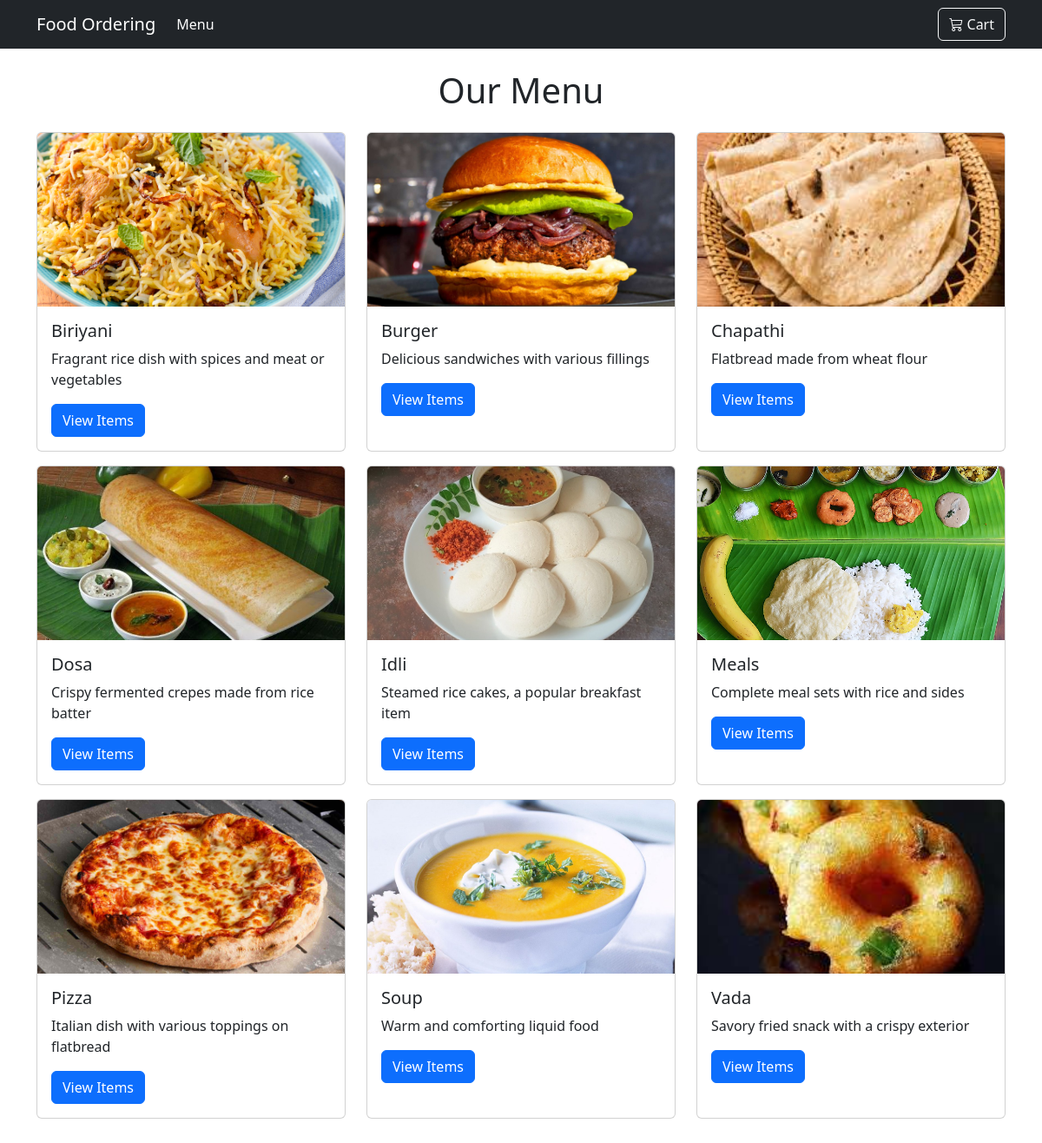
The page / on the database its author committed.
### tables this page shows
CREATE TABLE `categories` (
  `id` int(11) NOT NULL,
  `name` varchar(100) NOT NULL,
  `description` text DEFAULT NULL,
  `image` varchar(255) DEFAULT 'default-category.jpg',
  `status` enum('active','inactive') DEFAULT 'active',
  `created_at` timestamp NOT NULL DEFAULT current_timestamp()
);

### includes/functions.php (called while the page is built, shortened)
<?php
function getAllActiveCategories($conn) {
    $stmt = $conn->prepare("SELECT * FROM categories WHERE status = 'active' ORDER BY name");
    $stmt->execute();
    return $stmt->fetchAll(PDO::FETCH_ASSOC);
}

### index.php (the view, shortened to what this page needs)
<?php
require_once 'config/database.php';
require_once 'includes/functions.php';
$categories = getAllActiveCategories($conn);
?>
<!DOCTYPE html>
<html lang="en">
<head>
    <link href="https://cdn.jsdelivr.net/npm/bootstrap@5.3.0/dist/css/bootstrap.min.css" rel="stylesheet">
    <link rel="stylesheet" href="https://cdn.jsdelivr.net/npm/bootstrap-icons@1.10.0/font/bootstrap-icons.css">
    <link rel="stylesheet" href="assets/css/style.css">
</head>
<body>
    <nav class="navbar navbar-expand-lg navbar-dark bg-dark">
        <div class="container">
            <a class="navbar-brand" href="index.php">Food Ordering</a>
            <div class="collapse navbar-collapse" id="navbarNav">
                <ul class="navbar-nav me-auto">
                    <li class="nav-item">
                        <a class="nav-link active" href="index.php">Menu</a>
                    </li>
                </ul>
                <div class="d-flex">
                    <a href="cart.php" class="btn btn-outline-light">
                        <i class="bi bi-cart3"></i> Cart
                    </a>
                </div>
            </div>
        </div>
    </nav>
    <div class="container my-4">
        <h1 class="text-center mb-4">Our Menu</h1>
        <div class="row mb-4">
            <?php foreach($categories as $category): ?>
            <div class="col-md-4 mb-3">
                <div class="card h-100">
                    <img src="images/<?= htmlspecialchars($category['image']) ?>" class="card-img-top" alt="<?= htmlspecialchars($category['name']) ?>">
                    <div class="card-body">
                        <h5 class="card-title"><?= $category['name'] ?></h5>
                        <p class="card-text"><?= $category['description'] ?></p>
                        <a href="category.php?id=<?= $category['id'] ?>" class="btn btn-primary">View Items</a>
                    </div>
                </div>
            </div>
            <?php endforeach; ?>
        </div>
    </div>
</body>
</html>

### assets/css/style.css (style rules this page uses)
body { min-height: 100vh; display: flex; flex-direction: column; }
.card { transition: transform 0.3s ease; }
.card-img-top { height: 200px; object-fit: cover; }

### rows shown on the page
categories: image+name (picture), name "Biriyani", description "Fragrant rice dish with spices and meat or vegetables"
categories: image (picture), name "Burger", description "Delicious sandwiches with various fillings"
categories: image (picture), name "Chapathi", description "Flatbread made from wheat flour"
categories: image (picture), name "Dosa", description "Crispy fermented crepes made from rice batter"
categories: image (picture), name "Idli", description "Steamed rice cakes, a popular breakfast item"
categories: image (picture), name "Meals", description "Complete meal sets with rice and sides"
categories: image (picture), name "Pizza", description "Italian dish with various toppings on flatbread"
categories: image (picture), name "Soup", description "Warm and comforting liquid food"
categories: image (picture), name "Vada", description "Savory fried snack with a crispy exterior"
